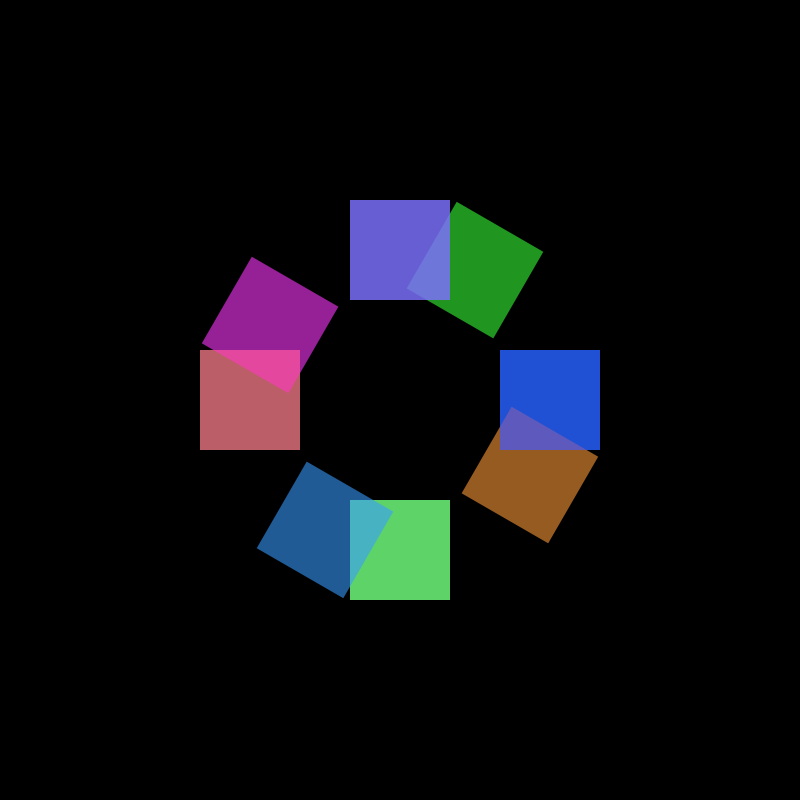
Frame 1 (no input)
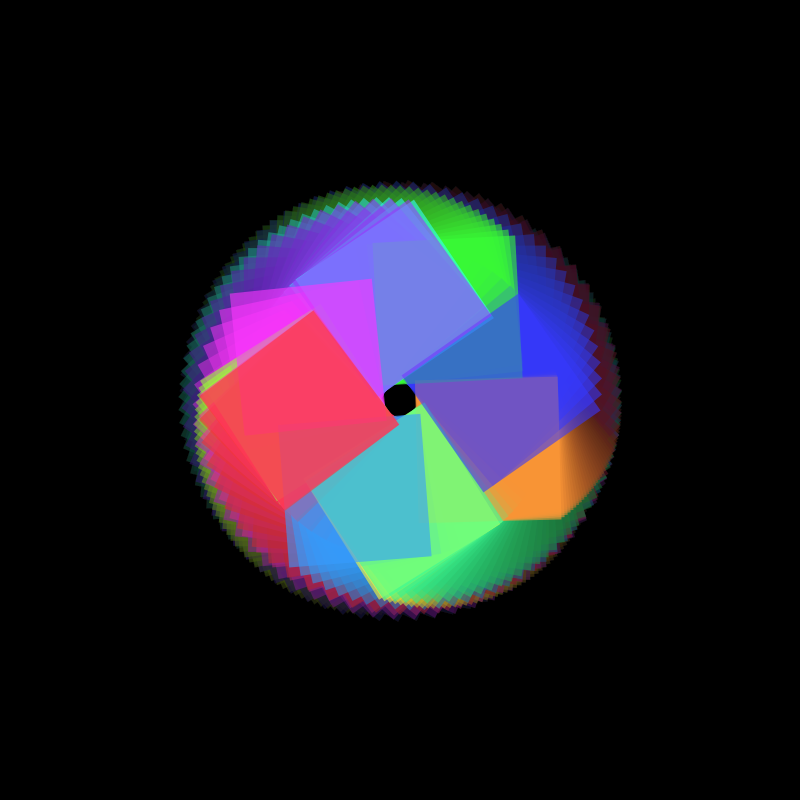
Frame 60 (the mouse pressed at the canvas centre just before this capture)
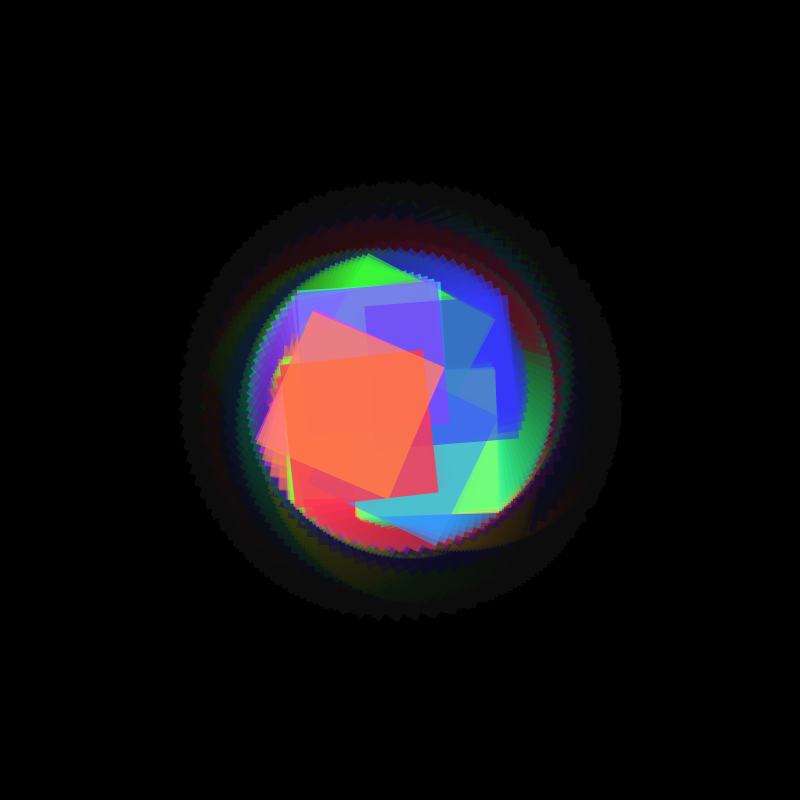
Frame 120 (the mouse held since frame 60 and released just before this capture)

The Processing sketch that drew these frames (run headless with seeded random() and noise(); from frame 60 on, the mouse is pressed at the canvas centre):

// Processing sketch: GenerativeSquares
// ── GenerativeSquares.pde
float angle = 0;

void setup() {
  size(800, 800);
  rectMode(CENTER);  // Draw rectangles from their center
  background(0);     // Black background
  noStroke();        // Remove outlines
}

void draw() {
  // Add a subtle fade effect by drawing a semi-transparent background
  fill(0, 10);
  rect(0, 0, width*2, height*2);
  
  // Translate to center of window
  translate(width/2, height/2);
  
  // Create multiple rotating squares
  for (int i = 0; i < 12; i++) {
    // Rotate the entire coordinate system
    rotate(radians(angle + (i * 30)));
    
    // Calculate size and position based on sine wave
    float size = 100 + sin(radians(angle * 2)) * 50;
    float distance = 100 + cos(radians(angle * 3)) * 50;
    
    // Create color based on position
    float hue = (angle + i * 30) % 360;
    fill(hue, 200, 255, 150);
    colorMode(HSB, 360, 255, 255, 255);
    
    // Draw square
    pushMatrix();
    translate(distance, 0);
    rotate(radians(angle * 2));
    rect(0, 0, size, size);
    popMatrix();
  }
  
  angle += 0.5;  // Increment rotation angle
}

void mousePressed() {
  // Save the artwork when mouse is pressed
  save("square_art_" + frameCount + ".png");
}
